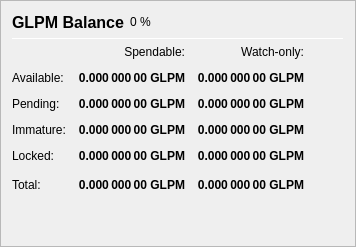
                   <widget class="QFrame" name="frame_Balances">
                    <property name="frameShape">
                     <enum>QFrame::StyledPanel</enum>
                    </property>
                    <property name="frameShadow">
                     <enum>QFrame::Raised</enum>
                    </property>
                    <layout class="QVBoxLayout" name="verticalLayout_4">
                     <item>
                      <layout class="QHBoxLayout" name="horizontalLayout_4">
                       <item>
                        <widget class="QLabel" name="label_5">
                         <property name="minimumSize">
                          <size>
                           <width>0</width>
                           <height>20</height>
                          </size>
                         </property>
                         <property name="font">
                          <font>
                           <pointsize>12</pointsize>
                           <weight>75</weight>
                           <bold>true</bold>
                          </font>
                         </property>
                         <property name="text">
                          <string>GLPM Balance</string>
                         </property>
                        </widget>
                       </item>
                       <item>
                        <widget class="QLabel" name="labelGLPMPercent">
                         <property name="text">
                          <string notr="true">0 %</string>
                         </property>
                        </widget>
                       </item>
                       <item>
                        <spacer name="horizontalSpacer_3">
                         <property name="orientation">
                          <enum>Qt::Horizontal</enum>
                         </property>
                         <property name="sizeHint" stdset="0">
                          <size>
                           <width>40</width>
                           <height>20</height>
                          </size>
                         </property>
                        </spacer>
                       </item>
                      </layout>
                     </item>
                     <item>
                      <widget class="Line" name="line_Balance">
                       <property name="minimumSize">
                        <size>
                         <width>0</width>
                         <height>1</height>
                        </size>
                       </property>
                       <property name="maximumSize">
                        <size>
                         <width>16777215</width>
                         <height>1</height>
                        </size>
                       </property>
                       <property name="orientation">
                        <enum>Qt::Horizontal</enum>
                       </property>
                      </widget>
                     </item>
                     <item>
                      <layout class="QGridLayout" name="gridLayout">
                       <property name="spacing">
                        <number>12</number>
                       </property>
                       <item row="0" column="1">
                        <widget class="QLabel" name="labelSpendable">
                         <property name="text">
                          <string>Spendable:</string>
                         </property>
                         <property name="alignment">
                          <set>Qt::AlignRight|Qt::AlignTrailing|Qt::AlignVCenter</set>
                         </property>
                        </widget>
                       </item>
                       <item row="0" column="2">
                        <widget class="QLabel" name="labelWatchonly">
                         <property name="text">
                          <string>Watch-only:</string>
                         </property>
                         <property name="alignment">
                          <set>Qt::AlignRight|Qt::AlignTrailing|Qt::AlignVCenter</set>
                         </property>
                        </widget>
                       </item>
                       <item row="1" column="0">
                        <widget class="QLabel" name="labelBalanceText">
                         <property name="text">
                          <string>Available:</string>
                         </property>
                        </widget>
                       </item>
                       <item row="1" column="1">
                        <widget class="QLabel" name="labelBalance">
                         <property name="font">
                          <font>
                           <weight>75</weight>
                           <bold>true</bold>
                          </font>
                         </property>
                         <property name="cursor">
                          <cursorShape>IBeamCursor</cursorShape>
                         </property>
                         <property name="toolTip">
                          <string>Your current spendable balance</string>
                         </property>
                         <property name="text">
                          <string notr="true">0.000 000 00 GLPM</string>
                         </property>
                         <property name="alignment">
                          <set>Qt::AlignRight|Qt::AlignTrailing|Qt::AlignVCenter</set>
                         </property>
                         <property name="textInteractionFlags">
                          <set>Qt::LinksAccessibleByMouse|Qt::TextSelectableByKeyboard|Qt::TextSelectableByMouse</set>
                         </property>
                        </widget>
                       </item>
                       <item row="1" column="2">
                        <widget class="QLabel" name="labelWatchAvailable">
                         <property name="font">
                          <font>
                           <weight>75</weight>
                           <bold>true</bold>
                          </font>
                         </property>
                         <property name="cursor">
                          <cursorShape>IBeamCursor</cursorShape>
                         </property>
                         <property name="toolTip">
                          <string>Your current balance in watch-only addresses</string>
                         </property>
                         <property name="text">
                          <string notr="true">0.000 000 00 GLPM</string>
                         </property>
                         <property name="alignment">
                          <set>Qt::AlignRight|Qt::AlignTrailing|Qt::AlignVCenter</set>
                         </property>
                         <property name="textInteractionFlags">
                          <set>Qt::LinksAccessibleByMouse|Qt::TextSelectableByKeyboard|Qt::TextSelectableByMouse</set>
                         </property>
                        </widget>
                       </item>
                       <item row="2" column="0">
                        <widget class="QLabel" name="labelPendingText">
                         <property name="text">
                          <string>Pending:</string>
                         </property>
                        </widget>
                       </item>
                       <item row="2" column="1">
                        <widget class="QLabel" name="labelUnconfirmed">
                         <property name="font">
                          <font>
                           <weight>75</weight>
                           <bold>true</bold>
                          </font>
                         </property>
                         <property name="cursor">
                          <cursorShape>IBeamCursor</cursorShape>
                         </property>
                         <property name="toolTip">
                          <string>Total of transactions that have yet to be confirmed, and do not yet count toward the spendable balance</string>
                         </property>
                         <property name="text">
                          <string notr="true">0.000 000 00 GLPM</string>
                         </property>
                         <property name="alignment">
                          <set>Qt::AlignRight|Qt::AlignTrailing|Qt::AlignVCenter</set>
                         </property>
                         <property name="textInteractionFlags">
                          <set>Qt::LinksAccessibleByMouse|Qt::TextSelectableByKeyboard|Qt::TextSelectableByMouse</set>
                         </property>
                        </widget>
                       </item>
                       <item row="2" column="2">
                        <widget class="QLabel" name="labelWatchPending">
                         <property name="font">
                          <font>
                           <weight>75</weight>
                           <bold>true</bold>
                          </font>
                         </property>
                         <property name="cursor">
                          <cursorShape>IBeamCursor</cursorShape>
                         </property>
                         <property name="toolTip">
                          <string>Unconfirmed transactions to watch-only addresses</string>
                         </property>
                         <property name="text">
                          <string notr="true">0.000 000 00 GLPM</string>
                         </property>
                         <property name="alignment">
                          <set>Qt::AlignRight|Qt::AlignTrailing|Qt::AlignVCenter</set>
                         </property>
                         <property name="textInteractionFlags">
                          <set>Qt::LinksAccessibleByMouse|Qt::TextSelectableByKeyboard|Qt::TextSelectableByMouse</set>
                         </property>
                        </widget>
                       </item>
                       <item row="3" column="0">
                        <widget class="QLabel" name="labelImmatureText">
                         <property name="text">
                          <string>Immature:</string>
                         </property>
                        </widget>
                       </item>
                       <item row="3" column="1">
                        <widget class="QLabel" name="labelImmature">
                         <property name="font">
                          <font>
                           <weight>75</weight>
                           <bold>true</bold>
                          </font>
                         </property>
                         <property name="cursor">
                          <cursorShape>IBeamCursor</cursorShape>
                         </property>
                         <property name="toolTip">
                          <string>Staked or masternode rewards that has not yet matured</string>
                         </property>
                         <property name="text">
                          <string notr="true">0.000 000 00 GLPM</string>
                         </property>
                         <property name="alignment">
                          <set>Qt::AlignRight|Qt::AlignTrailing|Qt::AlignVCenter</set>
                         </property>
                         <property name="textInteractionFlags">
                          <set>Qt::LinksAccessibleByMouse|Qt::TextSelectableByKeyboard|Qt::TextSelectableByMouse</set>
                         </property>
                        </widget>
                       </item>
                       <item row="3" column="2">
                        <widget class="QLabel" name="labelWatchImmature">
                         <property name="font">
                          <font>
                           <weight>75</weight>
                           <bold>true</bold>
                          </font>
                         </property>
                         <property name="cursor">
                          <cursorShape>IBeamCursor</cursorShape>
                         </property>
                         <property name="toolTip">
                          <string>Staked or masternode rewards in watch-only addresses that has not yet matured</string>
                         </property>
                         <property name="text">
                          <string notr="true">0.000 000 00 GLPM</string>
                         </property>
                         <property name="alignment">
                          <set>Qt::AlignRight|Qt::AlignTrailing|Qt::AlignVCenter</set>
                         </property>
                         <property name="textInteractionFlags">
                          <set>Qt::LinksAccessibleByMouse|Qt::TextSelectableByKeyboard|Qt::TextSelectableByMouse</set>
                         </property>
                        </widget>
                       </item>
                       <item row="4" column="0">
                        <widget class="QLabel" name="labelLockedBalanceText">
                         <property name="toolTip">
                          <string>Locked GLPM or Masternode collaterals. These are excluded from zGLPM minting.</string>
                         </property>
                         <property name="text">
                          <string>Locked:</string>
                         </property>
                        </widget>
                       </item>
                       <item row="4" column="1">
                        <widget class="QLabel" name="labelLockedBalance">
                         <property name="font">
                          <font>
                           <weight>75</weight>
                           <bold>true</bold>
                          </font>
                         </property>
                         <property name="cursor">
                          <cursorShape>IBeamCursor</cursorShape>
                         </property>
                         <property name="toolTip">
                          <string>Locked GLPM or Masternode collaterals. These are excluded from zGLPM minting.</string>
                         </property>
                         <property name="text">
                          <string notr="true">0.000 000 00 GLPM</string>
                         </property>
                         <property name="alignment">
                          <set>Qt::AlignRight|Qt::AlignTrailing|Qt::AlignVCenter</set>
                         </property>
                         <property name="textInteractionFlags">
                          <set>Qt::LinksAccessibleByMouse|Qt::TextSelectableByKeyboard|Qt::TextSelectableByMouse</set>
                         </property>
                        </widget>
                       </item>
                       <item row="4" column="2">
                        <widget class="QLabel" name="labelWatchLocked">
                         <property name="font">
                          <font>
                           <weight>75</weight>
                           <bold>true</bold>
                          </font>
                         </property>
                         <property name="cursor">
                          <cursorShape>IBeamCursor</cursorShape>
                         </property>
                         <property name="toolTip">
                          <string>Current locked balance in watch-only addresses</string>
                         </property>
                         <property name="text">
                          <string notr="true">0.000 000 00 GLPM</string>
                         </property>
                         <property name="alignment">
                          <set>Qt::AlignRight|Qt::AlignTrailing|Qt::AlignVCenter</set>
                         </property>
                         <property name="textInteractionFlags">
                          <set>Qt::LinksAccessibleByMouse|Qt::TextSelectableByKeyboard|Qt::TextSelectableByMouse</set>
                         </property>
                        </widget>
                       </item>
                       <item row="5" column="0">
                        <widget class="QLabel" name="labelTotalText">
                         <property name="toolTip">
                          <string>Your current Crypto Dezire Cash balance, unconfirmed and immature transactions included</string>
                         </property>
                         <property name="text">
                          <string>Total:</string>
                         </property>
                        </widget>
                       </item>
                       <item row="5" column="1">
                        <widget class="QLabel" name="labelTotal">
                         <property name="font">
                          <font>
                           <weight>75</weight>
                           <bold>true</bold>
                          </font>
                         </property>
                         <property name="cursor">
                          <cursorShape>IBeamCursor</cursorShape>
                         </property>
                         <property name="toolTip">
                          <string>Your current Crypto Dezire Cash balance, unconfirmed and immature transactions included</string>
                         </property>
                         <property name="text">
                          <string notr="true">0.000 000 00 GLPM</string>
                         </property>
                         <property name="alignment">
                          <set>Qt::AlignRight|Qt::AlignTrailing|Qt::AlignVCenter</set>
                         </property>
                         <property name="textInteractionFlags">
                          <set>Qt::LinksAccessibleByMouse|Qt::TextSelectableByKeyboard|Qt::TextSelectableByMouse</set>
                         </property>
                        </widget>
                       </item>
                       <item row="5" column="2">
                        <widget class="QLabel" name="labelWatchTotal">
                         <property name="font">
                          <font>
                           <weight>75</weight>
                           <bold>true</bold>
                          </font>
                         </property>
                         <property name="cursor">
                          <cursorShape>IBeamCursor</cursorShape>
                         </property>
                         <property name="toolTip">
                          <string>Current total balance in watch-only addresses</string>
                         </property>
                         <property name="text">
                          <string notr="true">0.000 000 00 GLPM</string>
                         </property>
                         <property name="alignment">
                          <set>Qt::AlignRight|Qt::AlignTrailing|Qt::AlignVCenter</set>
                         </property>
                         <property name="textInteractionFlags">
                          <set>Qt::LinksAccessibleByMouse|Qt::TextSelectableByKeyboard|Qt::TextSelectableByMouse</set>
                         </property>
                        </widget>
                       </item>
                       <item row="5" column="3">
                        <spacer name="horizontalSpacer_9">
                         <property name="orientation">
                          <enum>Qt::Horizontal</enum>
                         </property>
                         <property name="sizeHint" stdset="0">
                          <size>
                           <width>40</width>
                           <height>20</height>
                          </size>
                         </property>
                        </spacer>
                       </item>
                      </layout>
                     </item>
                     <item>
                      <spacer name="verticalSpacer_3">
                       <property name="orientation">
                        <enum>Qt::Vertical</enum>
                       </property>
                       <property name="sizeHint" stdset="0">
                        <size>
                         <width>20</width>
                         <height>40</height>
                        </size>
                       </property>
                      </spacer>
                     </item>
                    </layout>
                   </widget>
